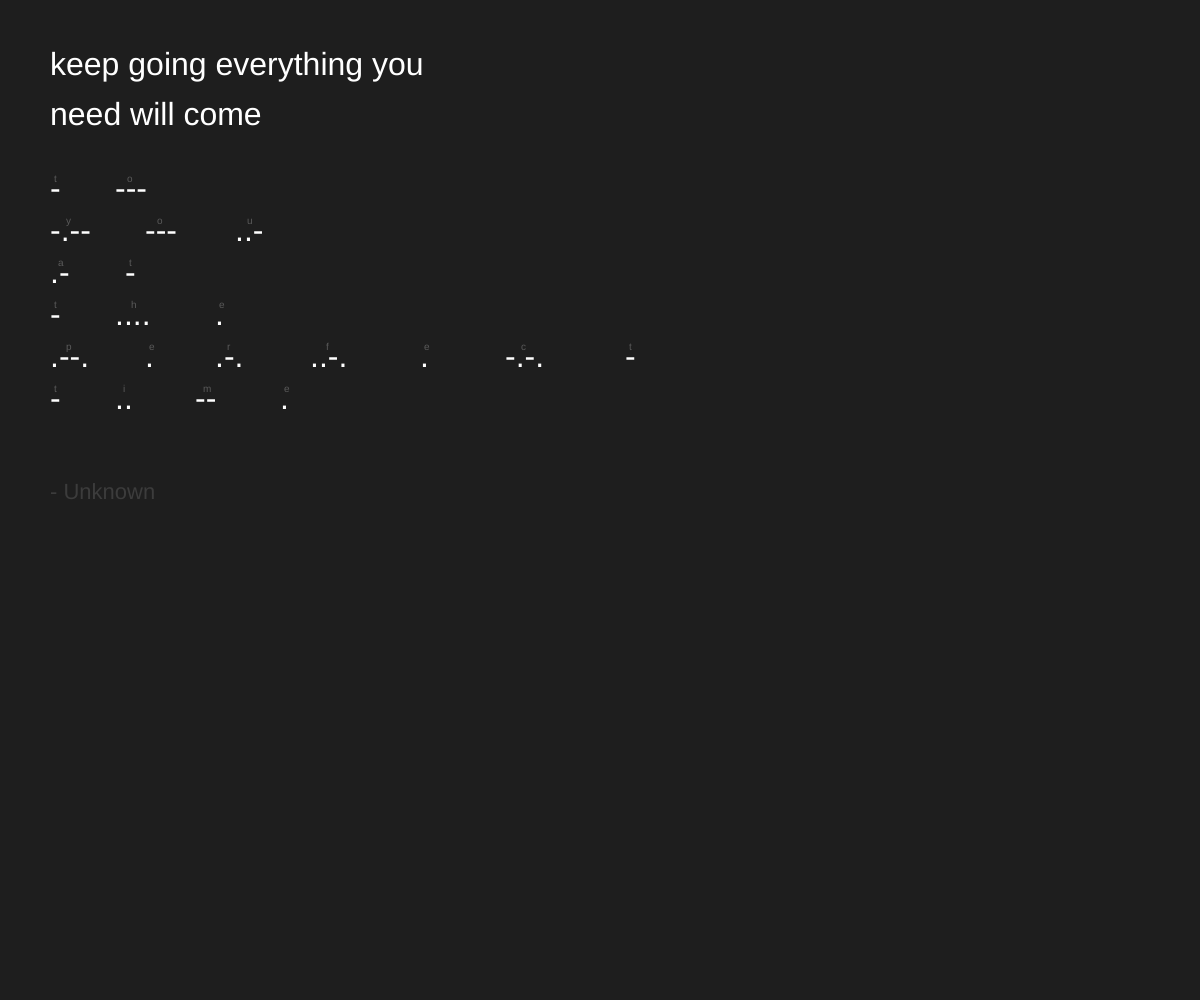
Frame 1 (no input)
Frame 60 (no input): identical to frame 1, image omitted
Frame 120 (the mouse pressed at the canvas centre since frame 60): identical to frame 1, image omitted

The p5.js sketch that drew this single still picture (run headless with seeded random() and noise() and a simulated clock; from frame 60 on, the mouse is pressed at the canvas centre):

// p5.js sketch
// ── sketch.js
const morseMap = {
	a: ".-",
	b: "-...",
	c: "-.-.",
	d: "-..",
	e: ".",
	f: "..-.",
	g: "--.",
	h: "....",
	i: "..",
	j: ".---",
	k: "-.-",
	l: ".-..",
	m: "--",
	n: "-.",
	o: "---",
	p: ".--.",
	q: "--.-",
	r: ".-.",
	s: "...",
	t: "-",
	u: "..-",
	v: "...-",
	w: ".--",
	x: "-..-",
	y: "-.--",
	z: "--..",
	" ": "   ",
	1: ".----",
	2: "..---",
	3: "...--",
	4: "....-",
	5: ".....",
	6: "-....",
	7: "--...",
	8: "---..",
	9: "----.",
	0: "-----",
};
const margin = 50;
const spacing = 50;
let cumulativeX = 0;
let previousLetter = "";
let xAxis = 0;
let yAxis = 0;
let code = "";
let textPhrase = "";
let codePhrase = "";
let author = "";

function setup() {
	createCanvas(window.innerWidth, window.innerHeight);

	generateRandomQuote();

	console.log("text", textPhrase);
	console.log("code", codePhrase);
}

function draw() {
	background(30);

	displayText(textPhrase, 0, 0, 400);

	for (let i = 0; i < code.length; i++) {
		displayCode(code[i], xAxis * spacing + margin, 0 + margin);

		if (code[i] !== "   ") {
			xAxis += 1;
		}
	}

	displayAuthor(0, yAxis);

	reset();
}

function mouseClicked() {
	generateRandomQuote();
}

function morseCode(phrase) {
	const letters = phrase.split("");

	let morse = [];

	letters.forEach((letter) => {
		morse.push(morseMap[letter]);
	});

	return morse;
}

function displayCode(word, x, y) {
	if (word === "   ") {
		yAxis += 42;
		cumulativeX = 0;
		previousLetter = "";
		xAxis = 0;

		return;
	}

	cumulativeX += previousLetter.length * 10 + xAxis * 5;
	previousLetter = word || "";

	textAlign(LEFT, TOP);
	textSize(32);
	fill(255);
	text(word, x + cumulativeX, y + yAxis);

	const letter = getKeyByValue(morseMap, word);
	textSize(10);
	fill(90);
	text(letter, x + cumulativeX + word.length * 4, y + yAxis);
}

function displayText(word, x, y, size) {
	textAlign(LEFT, TOP);
	textSize(32);
	textLeading(50);
	fill(255);
	text(word, x + margin, y + margin, size);

	yAxis = getTextHeight(textPhrase, size) + 50;
}

function displayAuthor(x, y) {
	const lastY = getTextHeight(codePhrase, 10) + 250;
	textAlign(LEFT, TOP);
	textSize(22);
	fill(60);
	text(`- ${author}`, margin, y + lastY - 180);
}

function getTextHeight(txt, maxWidth) {
	let words = txt.split(" ");
	let line = "";
	let lines = 0;

	for (let i = 0; i < words.length; i++) {
		let testLine = line + words[i] + " ";

		if (textWidth(testLine) > maxWidth && i > 0) {
			lines += 1;
			line = words[i] + " ";
		} else {
			line = testLine;
		}
	}

	lines++;

	let lineHeight = textAscent() + textDescent();

	return lines * lineHeight;
}

function generateRandomQuote() {
	const randomQuote = Math.round(Math.random() * inspirationalQuotes.length);

	const dirtyString = inspirationalQuotes[randomQuote].quote.toLowerCase();
	const phrase = cleanText(dirtyString);

	const wordList = phrase.split(" ");
	const halfList = Math.round(wordList.length / 2);

	textPhrase = wordList.slice(0, halfList).join(" ");
	codePhrase = wordList.slice(halfList).join(" ");
	author = inspirationalQuotes[randomQuote].author;

	code = morseCode(codePhrase);
}

function getKeyByValue(obj, value) {
	return Object.keys(obj).find((key) => obj[key] === value);
}

function cleanText(txt) {
	return txt.replace(/[^a-zA-Z0-9\s]/g, "");
}

function reset() {
	yAxis = 0;
	cumulativeX = 0;
	previousLetter = "";
	xAxis = 0;
}

// ── quotes.js
const inspirationalQuotes = [
	{
		quote: "The best way to predict your future is to create it.",
		author: "Abraham Lincoln",
	},
	{
		quote: "Do one thing every day that scares you.",
		author: "Eleanor Roosevelt",
	},
	{
		quote: "Believe you can and you're halfway there.",
		author: "Theodore Roosevelt",
	},
	{
		quote: "What you do today can improve all your tomorrows.",
		author: "Ralph Marston",
	},
	{
		quote:
			"Success is not final, failure is not fatal: it is the courage to continue that counts.",
		author: "Winston Churchill",
	},
	{
		quote: "Everything you’ve ever wanted is on the other side of fear.",
		author: "George Addair",
	},
	{
		quote: "Start where you are. Use what you have. Do what you can.",
		author: "Arthur Ashe",
	},
	{
		quote: "Doubt kills more dreams than failure ever will.",
		author: "Suzy Kassem",
	},
	{
		quote: "Your only limit is your mind.",
		author: "Unknown",
	},
	{
		quote: "It’s never too late to be what you might have been.",
		author: "George Eliot",
	},
	{
		quote:
			"The harder you work for something, the greater you’ll feel when you achieve it.",
		author: "Unknown",
	},
	{
		quote: "Don’t watch the clock; do what it does. Keep going.",
		author: "Sam Levenson",
	},
	{
		quote: "Little by little, a little becomes a lot.",
		author: "Tanzanian Proverb",
	},
	{
		quote: "Don’t wait for opportunity. Create it.",
		author: "Unknown",
	},
	{
		quote:
			"You don’t have to be great to start, but you have to start to be great.",
		author: "Zig Ziglar",
	},
	{
		quote: "It always seems impossible until it’s done.",
		author: "Nelson Mandela",
	},
	{
		quote: "Small steps every day.",
		author: "Unknown",
	},
	{
		quote:
			"Make your life a masterpiece; imagine no limitations on what you can be, have, or do.",
		author: "Brian Tracy",
	},
	{
		quote: "Be stronger than your excuses.",
		author: "Unknown",
	},
	{
		quote: "Dream big. Start small. Act now.",
		author: "Robin Sharma",
	},
	{
		quote: "Push yourself, because no one else is going to do it for you.",
		author: "Unknown",
	},
	{
		quote:
			"Discipline is choosing between what you want now and what you want most.",
		author: "Abraham Lincoln",
	},
	{
		quote: "Stay hungry. Stay foolish.",
		author: "Steve Jobs",
	},
	{
		quote: "A year from now, you’ll wish you had started today.",
		author: "Karen Lamb",
	},
	{
		quote: "Don’t be afraid to give up the good to go for the great.",
		author: "John D. Rockefeller",
	},
	{
		quote: "Progress, not perfection.",
		author: "Unknown",
	},
	{
		quote: "Act as if what you do makes a difference. It does.",
		author: "William James",
	},
	{
		quote: "Work hard in silence; let success make the noise.",
		author: "Unknown",
	},
	{
		quote: "Your vibe attracts your tribe.",
		author: "Unknown",
	},
	{
		quote:
			"The only way to achieve the impossible is to believe it is possible.",
		author: "Charles Kingsleigh",
	},
	{
		quote: "The secret of getting ahead is getting started.",
		author: "Mark Twain",
	},
	{
		quote: "Great things never come from comfort zones.",
		author: "Unknown",
	},
	{
		quote: "Consistency is what transforms average into excellence.",
		author: "Unknown",
	},
	{
		quote: "If you get tired, learn to rest, not quit.",
		author: "Banksy",
	},
	{
		quote:
			"The difference between ordinary and extraordinary is that little extra.",
		author: "Jimmy Johnson",
	},
	{
		quote: "Stay patient and trust your journey.",
		author: "Unknown",
	},
	{
		quote: "You are capable of amazing things.",
		author: "Unknown",
	},
	{
		quote: "Every accomplishment starts with the decision to try.",
		author: "Unknown",
	},
	{
		quote: "You miss 100% of the shots you don’t take.",
		author: "Wayne Gretzky",
	},
	{
		quote: "Hustle in silence and let your success be your noise.",
		author: "Unknown",
	},
	{
		quote: "Fear is temporary. Regret is forever.",
		author: "Unknown",
	},
	{
		quote: "The future depends on what you do today.",
		author: "Mahatma Gandhi",
	},
	{
		quote: "Difficult roads often lead to beautiful destinations.",
		author: "Unknown",
	},
	{
		quote:
			"If you want something you’ve never had, you must be willing to do something you’ve never done.",
		author: "Thomas Jefferson",
	},
	{
		quote: "Energy flows where attention goes.",
		author: "Tony Robbins",
	},
	{
		quote:
			"Keep going. Everything you need will come to you at the perfect time.",
		author: "Unknown",
	},
	{
		quote:
			"Success doesn’t come from what you do occasionally. It comes from what you do consistently.",
		author: "Unknown",
	},
	{
		quote: "Be the energy you want to attract.",
		author: "Unknown",
	},
	{
		quote: "Fall seven times, stand up eight.",
		author: "Japanese Proverb",
	},
	{
		quote: "Your life does not get better by chance; it gets better by change.",
		author: "Jim Rohn",
	},
];
